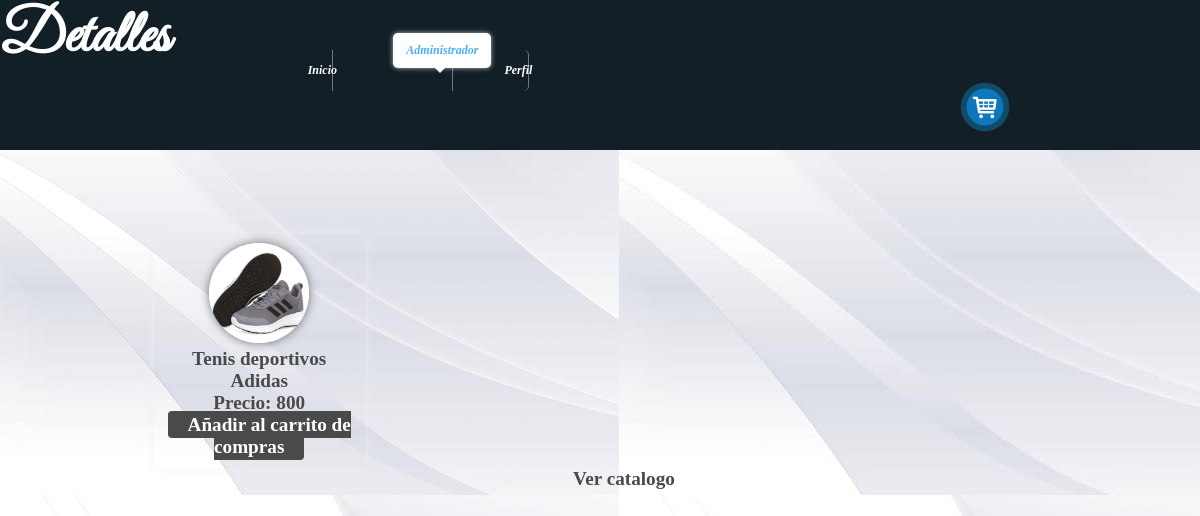
Page /detalles.php?id=2 on the committed database.
### tables this page shows
CREATE TABLE `productos` (
  `id` int(11) NOT NULL,
  `nombre` text NOT NULL,
  `descripcion` text NOT NULL,
  `imagen` text NOT NULL,
  `precio` double NOT NULL
);

### detalles.php (the view, shortened to what this page needs)
<!DOCTYPE html>
<html lang="es">
<head>
	<link rel="stylesheet" type="text/css" href="./css/estilos.css">
</head>
<body>
	<header>
		<h1>Detalles</h1>
		<a href="./carritodecompras.php" title="ver carrito de compras">
			<img src="./imagenes/carrito.png">
		</a>
	</header>
	<section>
		<nav class="menu2">
		  	<menu>
		    	<li><a href="./">Inicio</a></li>
		    	<li><a href="./login.php" class="selected">Administrador</a></li>
		    	<li><a href="./login/index.php">Perfil</a></li>
		  	</menu>
		</nav>
		<?php
			include 'conexion.php';
			$ide=$_GET['id'];
			$consulta="select * from productos where id='$ide'";
			$query=mysqli_query($conexion,$consulta);
			while($f=mysqli_fetch_array($query,MYSQLI_ASSOC)){
		?>
		<div class='producto'>
			<center>
				<img src='./productos/<?php echo $f['imagen'];?>'><br>
				<span><?php echo $f['nombre'];?></span><br>
				<span>Precio: <?php echo $f['precio'];?></span><br>
				<a href="./carritodecompras.php?id=<?php echo $f['id'];?>">Añadir al carrito de compras</a>
			</center>
		</div>
		<?php
			}
		?>
		<center><a href="./">Ver catalogo</a></center>
	</section>
</body>
</html>

### css/estilos.css (style rules this page uses)
html { padding: 0px; margin: 0px; }
h1 { margin-top: 30px; font-family: 'Great Vibes', cursive; font-size: 60px; }
body { background-image: url('../login/img/fondo.jpeg'); padding: 0px; margin: 0px; }
header { margin-top: -30px; width: 100%; height: 150px; background-color: #121F27; color:white; }
a { color: #4a4a4a; font-weight: bolder; font-size: 1.2rem; text-decoration: none; }
header a { width: 50px; left: 80%; display: inline-block; vertical-align: top; position: fixed; z-index: 2; }
header a img { width: 100%; margin-top: -34px; }
section { width: 80%; min-height: 500px; padding: 2%; margin:0 auto; margin-left: 10%; margin-top: 50px; }
.producto { width: 20%; height: auto; display: inline-block; vertical-align: top; margin-left: 1%; margin-top: 1%; color: #4a4a4a; font-weight: bolder; font-size: 1.2rem; padding: 1%; -webkit-box-shadow: 0px 0px 10px rgba(240, 240, 240, 0.75); -moz-box-shadow: 0px 0px 10px rgba(240, 240, 240, 0.75); box-shadow: 0px 0px 10px rgba(240, 240, 240, 0.75); -webkit-transition: all 1s ease-in-out; -moz-transition: all 1s ease-in-out; }
.producto img { width: 100px; height: 100px; margin:0 auto; border-radius: 50%; -webkit-box-shadow: 0px 0px 10px rgba(74, 74, 74, 0.75); -moz-box-shadow: 0px 0px 10px rgba(74, 74, 74, 0.75); box-shadow: 0px 0px 10px rgba(74, 74, 74, 0.75); -webkit-transition: all 1s ease-in-out; -moz-transition: all 1s ease-in-out; }
.producto a { background-color: #4a4a4a; padding: 3px; color: white; width: 50%; padding-left: 20px; padding-right: 20px; border-radius: 4px; }
nav { margin-top: 30px; width : 65%; position: absolute; z-index: 3; left: 18%; top:.5%; }
menu:after , menu:before { display : block; content : ' '; }
menu:after { clear : both; }
menu li { list-style-type : none; float : left; cursor : pointer; padding : 3px 10px; }
menu li:first-child { border-radius : 5px 0 0 5px; }
menu li:last-child { border-radius : 0 5px 5px 0; }
menu li a { display : block; padding : 10px 13px; font-size : 26px; text-decoration : none; border-radius : 5px; position : relative; top : 0; color : #FFF; transition : all .4s; }
menu li a:after { display : block; content : ''; position : absolute; top : 100%; left : 42%; border-style : solid; border-color : transparent; border-width : 5px 5px 0 5px; transition : all .4s; }
.menu2 a { left: 50%; font-family : georgia; font-size : 12px; font-style : italic; text-transform : capitalize; }
.menu2 li { border-right : 1px solid rgba(200,200,255,0.5); border-left : 1px solid rgba(40,40,40,0.2); }
.selected { top : -20px; color : #4eacff; background-color: #fff; box-shadow : 0 0 5px 0 rgba(255, 255, 255, 0.7); transition : all .4s; }
.selected:after { border-color : white transparent transparent transparent; transition : all .4s; }

### rows in the picture
productos: imagen (picture), nombre "Tenis deportivos Adidas", precio "800"
